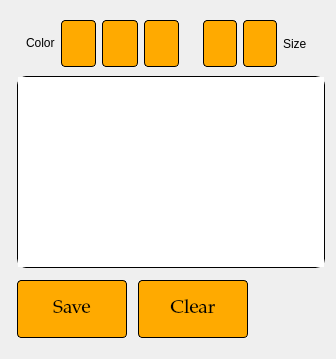
         <widget class="QWidget" name="tab_add_product">
          <attribute name="title">
           <string>Add product</string>
          </attribute>
          <layout class="QHBoxLayout" name="horizontalLayout_5">
           <item>
            <widget class="QWidget" name="widget" native="true">
             <property name="sizePolicy">
              <sizepolicy hsizetype="Expanding" vsizetype="Preferred">
               <horstretch>0</horstretch>
               <verstretch>0</verstretch>
              </sizepolicy>
             </property>
             <property name="minimumSize">
              <size>
               <width>0</width>
               <height>0</height>
              </size>
             </property>
             <property name="maximumSize">
              <size>
               <width>240</width>
               <height>16777215</height>
              </size>
             </property>
             <property name="styleSheet">
              <string notr="true"/>
             </property>
             <widget class="QLineEdit" name="lineEditName">
              <property name="geometry">
               <rect>
                <x>0</x>
                <y>70</y>
                <width>231</width>
                <height>41</height>
               </rect>
              </property>
              <property name="minimumSize">
               <size>
                <width>0</width>
                <height>0</height>
               </size>
              </property>
              <property name="maximumSize">
               <size>
                <width>231</width>
                <height>41</height>
               </size>
              </property>
              <property name="font">
               <font>
                <family>Palatino Linotype</family>
                <pointsize>10</pointsize>
               </font>
              </property>
              <property name="styleSheet">
               <string notr="true">
border-radius: 3px;

border-style: solid;
        border-width: 1px;
        border-color: rgb(0, 0, 0);</string>
              </property>
              <property name="placeholderText">
               <string>Name &gt;9</string>
              </property>
             </widget>
             <widget class="QLineEdit" name="lineEdit_Material">
              <property name="geometry">
               <rect>
                <x>0</x>
                <y>220</y>
                <width>231</width>
                <height>41</height>
               </rect>
              </property>
              <property name="minimumSize">
               <size>
                <width>0</width>
                <height>0</height>
               </size>
              </property>
              <property name="maximumSize">
               <size>
                <width>231</width>
                <height>41</height>
               </size>
              </property>
              <property name="font">
               <font>
                <family>Palatino Linotype</family>
                <pointsize>10</pointsize>
               </font>
              </property>
              <property name="styleSheet">
               <string notr="true">
border-radius: 3px;

border-style: solid;
        border-width: 1px;
        border-color: rgb(0, 0, 0);</string>
              </property>
              <property name="placeholderText">
               <string>Material</string>
              </property>
             </widget>
             <widget class="QLineEdit" name="lineEdit_Description">
              <property name="geometry">
               <rect>
                <x>0</x>
                <y>170</y>
                <width>231</width>
                <height>41</height>
               </rect>
              </property>
              <property name="minimumSize">
               <size>
                <width>0</width>
                <height>0</height>
               </size>
              </property>
              <property name="maximumSize">
               <size>
                <width>231</width>
                <height>41</height>
               </size>
              </property>
              <property name="font">
               <font>
                <family>Palatino Linotype</family>
                <pointsize>10</pointsize>
               </font>
              </property>
              <property name="styleSheet">
               <string notr="true">
border-radius: 3px;

border-style: solid;
        border-width: 1px;
        border-color: rgb(0, 0, 0);</string>
              </property>
              <property name="placeholderText">
               <string>Description</string>
              </property>
             </widget>
             <widget class="QLineEdit" name="lineEdit_Brand">
              <property name="geometry">
               <rect>
                <x>0</x>
                <y>270</y>
                <width>231</width>
                <height>41</height>
               </rect>
              </property>
              <property name="minimumSize">
               <size>
                <width>0</width>
                <height>0</height>
               </size>
              </property>
              <property name="maximumSize">
               <size>
                <width>231</width>
                <height>41</height>
               </size>
              </property>
              <property name="font">
               <font>
                <family>Palatino Linotype</family>
                <pointsize>10</pointsize>
               </font>
              </property>
              <property name="styleSheet">
               <string notr="true">
border-radius: 3px;

border-style: solid;
        border-width: 1px;
        border-color: rgb(0, 0, 0);</string>
              </property>
              <property name="placeholderText">
               <string>Brand</string>
              </property>
             </widget>
             <widget class="QComboBox" name="comboBox_category">
              <property name="geometry">
               <rect>
                <x>0</x>
                <y>320</y>
                <width>231</width>
                <height>41</height>
               </rect>
              </property>
              <property name="minimumSize">
               <size>
                <width>0</width>
                <height>0</height>
               </size>
              </property>
              <property name="maximumSize">
               <size>
                <width>231</width>
                <height>41</height>
               </size>
              </property>
              <property name="font">
               <font>
                <family>Palatino Linotype</family>
                <pointsize>10</pointsize>
               </font>
              </property>
              <property name="styleSheet">
               <string notr="true">

border-radius: 3px;

border-style: solid;
        border-width: 1px;
        border-color: rgb(0, 0, 0);</string>
              </property>
              <property name="currentText">
               <string extracomment="--select accessory--">---select accessory---</string>
              </property>
              <item>
               <property name="text">
                <string>---select accessory---</string>
               </property>
              </item>
              <item>
               <property name="text">
                <string>Swim fins</string>
               </property>
              </item>
              <item>
               <property name="text">
                <string>Swim paddles</string>
               </property>
              </item>
              <item>
               <property name="text">
                <string>Swim goggles</string>
               </property>
              </item>
              <item>
               <property name="text">
                <string>Snorkel mask</string>
               </property>
              </item>
              <item>
               <property name="text">
                <string>Swim cap</string>
               </property>
              </item>
              <item>
               <property name="text">
                <string>Pull buoy</string>
               </property>
              </item>
             </widget>
             <widget class="QLineEdit" name="lineEdit_type">
              <property name="geometry">
               <rect>
                <x>0</x>
                <y>120</y>
                <width>231</width>
                <height>41</height>
               </rect>
              </property>
              <property name="minimumSize">
               <size>
                <width>0</width>
                <height>0</height>
               </size>
              </property>
              <property name="maximumSize">
               <size>
                <width>231</width>
                <height>41</height>
               </size>
              </property>
              <property name="font">
               <font>
                <family>Palatino Linotype</family>
                <pointsize>10</pointsize>
               </font>
              </property>
              <property name="styleSheet">
               <string notr="true">
border-radius: 3px;

border-style: solid;
        border-width: 1px;
        border-color: rgb(0, 0, 0);</string>
              </property>
              <property name="placeholderText">
               <string>Type</string>
              </property>
             </widget>
            </widget>
           </item>
           <item>
            <widget class="QWidget" name="widget_13" native="true">
             <property name="styleSheet">
              <string notr="true"/>
             </property>
             <layout class="QVBoxLayout" name="verticalLayout_11">
              <property name="leftMargin">
               <number>0</number>
              </property>
              <property name="topMargin">
               <number>0</number>
              </property>
              <property name="rightMargin">
               <number>0</number>
              </property>
              <property name="bottomMargin">
               <number>0</number>
              </property>
              <item>
               <widget class="QFrame" name="frame">
                <property name="styleSheet">
                 <string notr="true">
border-radius: 9px</string>
                </property>
                <property name="frameShape">
                 <enum>QFrame::StyledPanel</enum>
                </property>
                <property name="frameShadow">
                 <enum>QFrame::Raised</enum>
                </property>
                <layout class="QVBoxLayout" name="verticalLayout_12">
                 <property name="spacing">
                  <number>0</number>
                 </property>
                 <property name="leftMargin">
                  <number>0</number>
                 </property>
                 <property name="topMargin">
                  <number>0</number>
                 </property>
                 <property name="rightMargin">
                  <number>0</number>
                 </property>
                 <property name="bottomMargin">
                  <number>0</number>
                 </property>
                 <item alignment="Qt::AlignVCenter">
                  <widget class="QWidget" name="widget_14" native="true">
                   <property name="sizePolicy">
                    <sizepolicy hsizetype="Preferred" vsizetype="Fixed">
                     <horstretch>0</horstretch>
                     <verstretch>0</verstretch>
                    </sizepolicy>
                   </property>
                   <property name="minimumSize">
                    <size>
                     <width>0</width>
                     <height>65</height>
                    </size>
                   </property>
                   <property name="maximumSize">
                    <size>
                     <width>16777215</width>
                     <height>65</height>
                    </size>
                   </property>
                   <property name="styleSheet">
                    <string notr="true"/>
                   </property>
                   <layout class="QHBoxLayout" name="horizontalLayout_6">
                    <property name="leftMargin">
                     <number>0</number>
                    </property>
                    <property name="topMargin">
                     <number>0</number>
                    </property>
                    <property name="rightMargin">
                     <number>0</number>
                    </property>
                    <property name="bottomMargin">
                     <number>0</number>
                    </property>
                    <item>
                     <widget class="QWidget" name="widget_16" native="true">
                      <property name="minimumSize">
                       <size>
                        <width>171</width>
                        <height>0</height>
                       </size>
                      </property>
                      <property name="maximumSize">
                       <size>
                        <width>171</width>
                        <height>16777215</height>
                       </size>
                      </property>
                      <property name="styleSheet">
                       <string notr="true"/>
                      </property>
                      <layout class="QHBoxLayout" name="horizontalLayout_7">
                       <item>
                        <widget class="QLabel" name="label_5">
                         <property name="sizePolicy">
                          <sizepolicy hsizetype="Fixed" vsizetype="Fixed">
                           <horstretch>0</horstretch>
                           <verstretch>0</verstretch>
                          </sizepolicy>
                         </property>
                         <property name="styleSheet">
                          <string notr="true"/>
                         </property>
                         <property name="text">
                          <string>Color</string>
                         </property>
                        </widget>
                       </item>
                       <item>
                        <widget class="QPushButton" name="pushButtonADDColor">
                         <property name="sizePolicy">
                          <sizepolicy hsizetype="Preferred" vsizetype="Preferred">
                           <horstretch>0</horstretch>
                           <verstretch>0</verstretch>
                          </sizepolicy>
                         </property>
                         <property name="styleSheet">
                          <string notr="true">QPushButton{
	border-style: solid;
        border-width: 1px;
        border-color: rgb(0, 0, 0);
background-color: rgb(255, 170, 0);
		border-radius:4px
}
QPushButton:hover:!pressed
{
	background-color: rgb(170, 170, 255);
}

QPushButton:pressed
{
	background-color: rgb(255, 255, 255);
}
</string>
                         </property>
                         <property name="text">
                          <string/>
                         </property>
                         <property name="icon">
                          <iconset resource="Icons/Icons.qrc">
                           <normaloff>:/Icons/add.png</normaloff>:/Icons/add.png</iconset>
                         </property>
                         <property name="iconSize">
                          <size>
                           <width>16</width>
                           <height>16</height>
                          </size>
                         </property>
                         <property name="checkable">
                          <bool>false</bool>
                         </property>
                         <property name="checked">
                          <bool>false</bool>
                         </property>
                         <property name="flat">
                          <bool>false</bool>
                         </property>
                        </widget>
                       </item>
                       <item>
                        <widget class="QPushButton" name="pushButton_MINUScolor">
                         <property name="sizePolicy">
                          <sizepolicy hsizetype="Preferred" vsizetype="Preferred">
                           <horstretch>0</horstretch>
                           <verstretch>0</verstretch>
                          </sizepolicy>
                         </property>
                         <property name="styleSheet">
                          <string notr="true">QPushButton{
	border-style: solid;
        border-width: 1px;
        border-color: rgb(0, 0, 0);
background-color: rgb(255, 170, 0);
		border-radius:4px
}
QPushButton:hover:!pressed
{
	background-color: rgb(170, 170, 255);
}

QPushButton:pressed
{
	background-color: rgb(255, 255, 255);
}
</string>
                         </property>
                         <property name="text">
                          <string/>
                         </property>
                         <property name="icon">
                          <iconset resource="Icons/Icons.qrc">
                           <normaloff>:/Icons/minus.png</normaloff>:/Icons/minus.png</iconset>
                         </property>
                        </widget>
                       </item>
                       <item>
                        <widget class="QPushButton" name="pushButton_ADDColors">
                         <property name="sizePolicy">
                          <sizepolicy hsizetype="Preferred" vsizetype="Preferred">
                           <horstretch>0</horstretch>
                           <verstretch>0</verstretch>
                          </sizepolicy>
                         </property>
                         <property name="styleSheet">
                          <string notr="true">QPushButton{
	border-style: solid;
        border-width: 1px;
        border-color: rgb(0, 0, 0);
background-color: rgb(255, 170, 0);
		border-radius:4px
}
QPushButton:hover:!pressed
{
	background-color: rgb(170, 170, 255);
}

QPushButton:pressed
{
	background-color: rgb(255, 255, 255);
}
</string>
                         </property>
                         <property name="text">
                          <string/>
                         </property>
                         <property name="icon">
                          <iconset resource="Icons/Icons.qrc">
                           <normaloff>:/Icons/icons8-color-swatch-48.png</normaloff>:/Icons/icons8-color-swatch-48.png</iconset>
                         </property>
                         <property name="iconSize">
                          <size>
                           <width>25</width>
                           <height>25</height>
                          </size>
                         </property>
                        </widget>
                       </item>
                      </layout>
                     </widget>
                    </item>
                    <item>
                     <spacer name="horizontalSpacer">
                      <property name="orientation">
                       <enum>Qt::Horizontal</enum>
                      </property>
                      <property name="sizeHint" stdset="0">
                       <size>
                        <width>0</width>
                        <height>0</height>
                       </size>
                      </property>
                     </spacer>
                    </item>
                    <item>
                     <widget class="QWidget" name="widget_17" native="true">
                      <property name="minimumSize">
                       <size>
                        <width>131</width>
                        <height>0</height>
                       </size>
                      </property>
                      <property name="maximumSize">
                       <size>
                        <width>131</width>
                        <height>16777215</height>
                       </size>
                      </property>
                      <property name="styleSheet">
                       <string notr="true"/>
                      </property>
                      <layout class="QHBoxLayout" name="horizontalLayout_8">
                       <item>
                        <widget class="QPushButton" name="pushButton_ADDsize">
                         <property name="sizePolicy">
                          <sizepolicy hsizetype="Minimum" vsizetype="Minimum">
                           <horstretch>0</horstretch>
                           <verstretch>0</verstretch>
                          </sizepolicy>
                         </property>
                         <property name="styleSheet">
                          <string notr="true">QPushButton{
	border-style: solid;
        border-width: 1px;
        border-color: rgb(0, 0, 0);
background-color: rgb(255, 170, 0);
		border-radius:4px
}
QPushButton:hover:!pressed
{
	background-color: rgb(170, 170, 255);
}

QPushButton:pressed
{
	background-color: rgb(255, 255, 255);
}
</string>
                         </property>
                         <property name="text">
                          <string/>
                         </property>
                         <property name="icon">
                          <iconset resource="Icons/Icons.qrc">
                           <normaloff>:/Icons/add.png</normaloff>:/Icons/add.png</iconset>
                         </property>
                         <property name="iconSize">
                          <size>
                           <width>16</width>
                           <height>16</height>
                          </size>
                         </property>
                         <property name="checkable">
                          <bool>false</bool>
                         </property>
                         <property name="checked">
                          <bool>false</bool>
                         </property>
                         <property name="flat">
                          <bool>false</bool>
                         </property>
                        </widget>
                       </item>
                       <item>
                        <widget class="QPushButton" name="pushButton_MINUSsize">
                         <property name="sizePolicy">
                          <sizepolicy hsizetype="Minimum" vsizetype="Minimum">
                           <horstretch>0</horstretch>
                           <verstretch>0</verstretch>
                          </sizepolicy>
                         </property>
                         <property name="styleSheet">
                          <string notr="true">QPushButton{
	border-style: solid;
        border-width: 1px;
        border-color: rgb(0, 0, 0);
background-color: rgb(255, 170, 0);
		border-radius:4px
}
QPushButton:hover:!pressed
{
	background-color: rgb(170, 170, 255);
}

QPushButton:pressed
{
	background-color: rgb(255, 255, 255);
}
</string>
                         </property>
                         <property name="text">
                          <string/>
                         </property>
                         <property name="icon">
                          <iconset resource="Icons/Icons.qrc">
                           <normaloff>:/Icons/minus.png</normaloff>:/Icons/minus.png</iconset>
                         </property>
                        </widget>
                       </item>
                       <item>
                        <widget class="QLabel" name="label_6">
                         <property name="styleSheet">
                          <string notr="true"/>
                         </property>
                         <property name="text">
                          <string>Size</string>
                         </property>
                        </widget>
                       </item>
                      </layout>
                     </widget>
                    </item>
                   </layout>
                  </widget>
                 </item>
                 <item>
                  <widget class="QTableView" name="tableView">
                   <property name="styleSheet">
                    <string notr="true">border-style: solid;
        border-width: 1px;
        border-color: rgb(0, 0, 0);</string>
                   </property>
                   <property name="iconSize">
                    <size>
                     <width>150</width>
                     <height>150</height>
                    </size>
                   </property>
                   <attribute name="verticalHeaderDefaultSectionSize">
                    <number>125</number>
                   </attribute>
                  </widget>
                 </item>
                 <item alignment="Qt::AlignVCenter">
                  <widget class="QWidget" name="widget_15" native="true">
                   <property name="minimumSize">
                    <size>
                     <width>0</width>
                     <height>80</height>
                    </size>
                   </property>
                   <property name="maximumSize">
                    <size>
                     <width>16777215</width>
                     <height>80</height>
                    </size>
                   </property>
                   <property name="styleSheet">
                    <string notr="true"/>
                   </property>
                   <layout class="QGridLayout" name="gridLayout">
                    <property name="leftMargin">
                     <number>0</number>
                    </property>
                    <property name="topMargin">
                     <number>12</number>
                    </property>
                    <property name="rightMargin">
                     <number>0</number>
                    </property>
                    <property name="bottomMargin">
                     <number>10</number>
                    </property>
                    <item row="0" column="0">
                     <widget class="QWidget" name="widget_18" native="true">
                      <layout class="QHBoxLayout" name="horizontalLayout_9">
                       <property name="spacing">
                        <number>11</number>
                       </property>
                       <property name="leftMargin">
                        <number>0</number>
                       </property>
                       <property name="topMargin">
                        <number>0</number>
                       </property>
                       <property name="rightMargin">
                        <number>0</number>
                       </property>
                       <property name="bottomMargin">
                        <number>0</number>
                       </property>
                       <item>
                        <widget class="QPushButton" name="pushButtonOK">
                         <property name="sizePolicy">
                          <sizepolicy hsizetype="Preferred" vsizetype="Preferred">
                           <horstretch>0</horstretch>
                           <verstretch>0</verstretch>
                          </sizepolicy>
                         </property>
                         <property name="minimumSize">
                          <size>
                           <width>110</width>
                           <height>58</height>
                          </size>
                         </property>
                         <property name="font">
                          <font>
                           <family>Palatino Linotype</family>
                           <pointsize>14</pointsize>
                          </font>
                         </property>
                         <property name="styleSheet">
                          <string notr="true">QPushButton{
	border-style: solid;
        border-width: 1px;
        border-color: rgb(0, 0, 0);
background-color: rgb(255, 170, 0);
		border-radius:4px
}
QPushButton:hover:!pressed
{
	background-color: rgb(170, 170, 255);
}

QPushButton:pressed
{
	background-color: rgb(255, 255, 255);
}
</string>
                         </property>
                         <property name="text">
                          <string>Save</string>
                         </property>
                         <property name="icon">
                          <iconset>
                           <normaloff>../../.designer/Icons/stick.png</normaloff>../../.designer/Icons/stick.png</iconset>
                         </property>
                         <property name="iconSize">
                          <size>
                           <width>50</width>
                           <height>50</height>
                          </size>
                         </property>
                         <property name="shortcut">
                          <string>Return</string>
                         </property>
                        </widget>
                       </item>
                       <item>
                        <widget class="QPushButton" name="pushButtonClearData">
                         <property name="sizePolicy">
                          <sizepolicy hsizetype="Preferred" vsizetype="Preferred">
                           <horstretch>0</horstretch>
                           <verstretch>0</verstretch>
                          </sizepolicy>
                         </property>
                         <property name="minimumSize">
                          <size>
                           <width>110</width>
                           <height>58</height>
                          </size>
                         </property>
                         <property name="font">
                          <font>
                           <family>Palatino Linotype</family>
                           <pointsize>14</pointsize>
                          </font>
                         </property>
                         <property name="styleSheet">
                          <string notr="true">QPushButton{
	border-style: solid;
        border-width: 1px;
        border-color: rgb(0, 0, 0);
background-color: rgb(255, 170, 0);
		border-radius:4px
}
QPushButton:hover:!pressed
{
	background-color: rgb(170, 170, 255);
}

QPushButton:pressed
{
	background-color: rgb(255, 255, 255);
}
</string>
                         </property>
                         <property name="text">
                          <string>Clear</string>
                         </property>
                         <property name="icon">
                          <iconset>
                           <normaloff>../../.designer/Icons/face-id.png</normaloff>../../.designer/Icons/face-id.png</iconset>
                         </property>
                         <property name="iconSize">
                          <size>
                           <width>50</width>
                           <height>50</height>
                          </size>
                         </property>
                        </widget>
                       </item>
                       <item>
                        <spacer name="horizontalSpacer_2">
                         <property name="orientation">
                          <enum>Qt::Horizontal</enum>
                         </property>
                         <property name="sizeHint" stdset="0">
                          <size>
                           <width>0</width>
                           <height>0</height>
                          </size>
                         </property>
                        </spacer>
                       </item>
                      </layout>
                     </widget>
                    </item>
                   </layout>
                  </widget>
                 </item>
                </layout>
               </widget>
              </item>
             </layout>
            </widget>
           </item>
          </layout>
         </widget>
